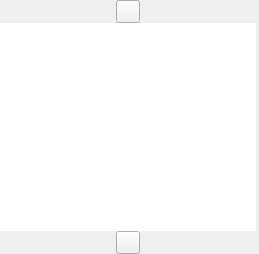
<?xml version="1.0" encoding="UTF-8"?>
<ui version="4.0">
 <class>ExtFilter</class>
 <widget class="COsdExtFilter" name="ExtFilter">
  <property name="geometry">
   <rect>
    <x>0</x>
    <y>0</y>
    <width>259</width>
    <height>254</height>
   </rect>
  </property>
  <property name="sizePolicy">
   <sizepolicy hsizetype="Minimum" vsizetype="Expanding">
    <horstretch>0</horstretch>
    <verstretch>0</verstretch>
   </sizepolicy>
  </property>
  <property name="acceptDrops">
   <bool>false</bool>
  </property>
  <property name="skinBackground" stdset="0">
   <string notr="true">usetransparent=&quot;1&quot;  hideImageWhenTransparent=&quot;1&quot; can_glass=&quot;0&quot;  useSystemColorizationColor=&quot;0&quot;</string>
  </property>
  <property name="buttonsImage" stdset="0">
   <stringlist notr="true">
    <string>img\tree\selectall.png</string>
   </stringlist>
  </property>
  <layout class="QGridLayout" name="gridLayout">
   <property name="leftMargin">
    <number>0</number>
   </property>
   <property name="topMargin">
    <number>0</number>
   </property>
   <property name="rightMargin">
    <number>3</number>
   </property>
   <property name="bottomMargin">
    <number>0</number>
   </property>
   <property name="spacing">
    <number>0</number>
   </property>
   <item row="2" column="0" alignment="Qt::AlignHCenter|Qt::AlignVCenter">
    <widget class="CSkinButton" name="PANEL_DOWN_BUTTON_ID">
     <property name="sizePolicy">
      <sizepolicy hsizetype="Minimum" vsizetype="Minimum">
       <horstretch>0</horstretch>
       <verstretch>0</verstretch>
      </sizepolicy>
     </property>
     <property name="focusPolicy">
      <enum>Qt::NoFocus</enum>
     </property>
     <property name="text">
      <string notr="true"/>
     </property>
     <property name="autoRepeat">
      <bool>true</bool>
     </property>
     <property name="skinImage" stdset="0">
      <stringlist>
       <string>src=&quot;img\tree\paneldown.png&quot;</string>
      </stringlist>
     </property>
    </widget>
   </item>
   <item row="1" column="0">
    <widget class="CSkinPanel" name="SkinPanel">
     <property name="sizePolicy">
      <sizepolicy hsizetype="Expanding" vsizetype="Expanding">
       <horstretch>0</horstretch>
       <verstretch>0</verstretch>
      </sizepolicy>
     </property>
     <property name="palette">
      <palette>
       <active>
        <colorrole role="WindowText">
         <brush brushstyle="SolidPattern">
          <color alpha="255">
           <red>248</red>
           <green>248</green>
           <blue>248</blue>
          </color>
         </brush>
        </colorrole>
        <colorrole role="Text">
         <brush brushstyle="SolidPattern">
          <color alpha="255">
           <red>247</red>
           <green>247</green>
           <blue>247</blue>
          </color>
         </brush>
        </colorrole>
       </active>
       <inactive>
        <colorrole role="WindowText">
         <brush brushstyle="SolidPattern">
          <color alpha="255">
           <red>248</red>
           <green>248</green>
           <blue>248</blue>
          </color>
         </brush>
        </colorrole>
        <colorrole role="Text">
         <brush brushstyle="SolidPattern">
          <color alpha="255">
           <red>247</red>
           <green>247</green>
           <blue>247</blue>
          </color>
         </brush>
        </colorrole>
       </inactive>
       <disabled>
        <colorrole role="WindowText">
         <brush brushstyle="SolidPattern">
          <color alpha="255">
           <red>120</red>
           <green>120</green>
           <blue>120</blue>
          </color>
         </brush>
        </colorrole>
        <colorrole role="Text">
         <brush brushstyle="SolidPattern">
          <color alpha="255">
           <red>120</red>
           <green>120</green>
           <blue>120</blue>
          </color>
         </brush>
        </colorrole>
       </disabled>
      </palette>
     </property>
     <property name="font">
      <font>
       <family>Arial</family>
       <pointsize>12</pointsize>
       <weight>75</weight>
       <bold>true</bold>
       <stylestrategy>PreferAntialias</stylestrategy>
      </font>
     </property>
     <property name="focusPolicy">
      <enum>Qt::NoFocus</enum>
     </property>
     <property name="acceptDrops">
      <bool>true</bool>
     </property>
     <property name="frameShape">
      <enum>QFrame::NoFrame</enum>
     </property>
     <property name="frameShadow">
      <enum>QFrame::Plain</enum>
     </property>
     <property name="lineWidth">
      <number>0</number>
     </property>
     <property name="verticalScrollBarPolicy">
      <enum>Qt::ScrollBarAlwaysOff</enum>
     </property>
     <property name="horizontalScrollBarPolicy">
      <enum>Qt::ScrollBarAlwaysOff</enum>
     </property>
     <property name="editTriggers">
      <set>QAbstractItemView::NoEditTriggers</set>
     </property>
     <property name="showDropIndicator" stdset="0">
      <bool>true</bool>
     </property>
     <property name="dragEnabled">
      <bool>true</bool>
     </property>
     <property name="dragDropMode">
      <enum>QAbstractItemView::DragDrop</enum>
     </property>
     <property name="defaultDropAction">
      <enum>Qt::IgnoreAction</enum>
     </property>
     <property name="selectionMode">
      <enum>QAbstractItemView::SingleSelection</enum>
     </property>
     <property name="textElideMode">
      <enum>Qt::ElideNone</enum>
     </property>
     <property name="verticalScrollMode">
      <enum>QAbstractItemView::ScrollPerPixel</enum>
     </property>
     <property name="horizontalScrollMode">
      <enum>QAbstractItemView::ScrollPerPixel</enum>
     </property>
     <property name="uniformItemSizes">
      <bool>true</bool>
     </property>
     <property name="selectionRectVisible">
      <bool>false</bool>
     </property>
     <property name="skinItemSize" stdset="0">
      <size>
       <width>72</width>
       <height>100</height>
      </size>
     </property>
     <property name="skinBaseSize" stdset="0">
      <size>
       <width>80</width>
       <height>0</height>
      </size>
     </property>
     <property name="skinImage" stdset="0">
      <stringlist notr="true">
       <string>src=&quot;img\tree\treeleftside2.png&quot;</string>
       <string>src=&quot;img\tree\treeleftsidepress2.png&quot;</string>
      </stringlist>
     </property>
     <property name="textRect" stdset="0">
      <rect>
       <x>1</x>
       <y>68</y>
       <width>78</width>
       <height>32</height>
      </rect>
     </property>
     <property name="textAlignment" stdset="0">
      <number>132</number>
     </property>
     <property name="glow" stdset="0">
      <string>glow=&quot;3.2&quot; color=&quot;0x901F1F40&quot;</string>
     </property>
     <property name="extTextRect" stdset="0">
      <rect>
       <x>0</x>
       <y>56</y>
       <width>70</width>
       <height>20</height>
      </rect>
     </property>
     <property name="extTextColor" stdset="0">
      <color alpha="176">
       <red>240</red>
       <green>240</green>
       <blue>240</blue>
      </color>
     </property>
     <property name="glowExtText" stdset="0">
      <string>glow=&quot;4&quot; color=&quot;0xC0101010&quot; samples=&quot;3&quot; indent=&quot;0&quot;</string>
     </property>
     <property name="extTextAlignment" stdset="0">
      <number>2</number>
     </property>
     <property name="extTextFont" stdset="0">
      <font>
       <family>Arial</family>
       <pointsize>10</pointsize>
       <weight>75</weight>
       <bold>true</bold>
       <stylestrategy>PreferAntialias</stylestrategy>
      </font>
     </property>
     <property name="imgRect" stdset="0">
      <rect>
       <x>14</x>
       <y>10</y>
       <width>54</width>
       <height>54</height>
      </rect>
     </property>
	 <property name="imageOverlay" stdset="0">
      <string notr="true">img/tree/treeleftsideOverlay.png</string>
     </property>
    </widget>
   </item>
   <item row="0" column="0" alignment="Qt::AlignHCenter|Qt::AlignVCenter">
    <widget class="CSkinButton" name="PANEL_UP_BUTTON_ID">
     <property name="sizePolicy">
      <sizepolicy hsizetype="Minimum" vsizetype="Minimum">
       <horstretch>0</horstretch>
       <verstretch>0</verstretch>
      </sizepolicy>
     </property>
     <property name="focusPolicy">
      <enum>Qt::NoFocus</enum>
     </property>
     <property name="contextMenuPolicy">
      <enum>Qt::CustomContextMenu</enum>
     </property>
     <property name="text">
      <string notr="true"/>
     </property>
     <property name="autoRepeat">
      <bool>true</bool>
     </property>
     <property name="skinImage" stdset="0">
      <stringlist>
       <string>src=&quot;img\tree\panelup.png&quot;</string>
      </stringlist>
     </property>
    </widget>
   </item>
  </layout>
 </widget>
 <customwidgets>
  <customwidget>
   <class>CSkinButton</class>
   <extends>QToolButton</extends>
   <header>skinbutton.h</header>
  </customwidget>
  <customwidget>
   <class>CSkinPanel</class>
   <extends>QListView</extends>
   <header>SkinPanel.h</header>
  </customwidget>
  <customwidget>
   <class>COsdExtFilter</class>
   <extends>QWidget</extends>
   <header>osdextfilter.h</header>
   <container>1</container>
  </customwidget>
 </customwidgets>
 <resources/>
 <connections/>
</ui>
